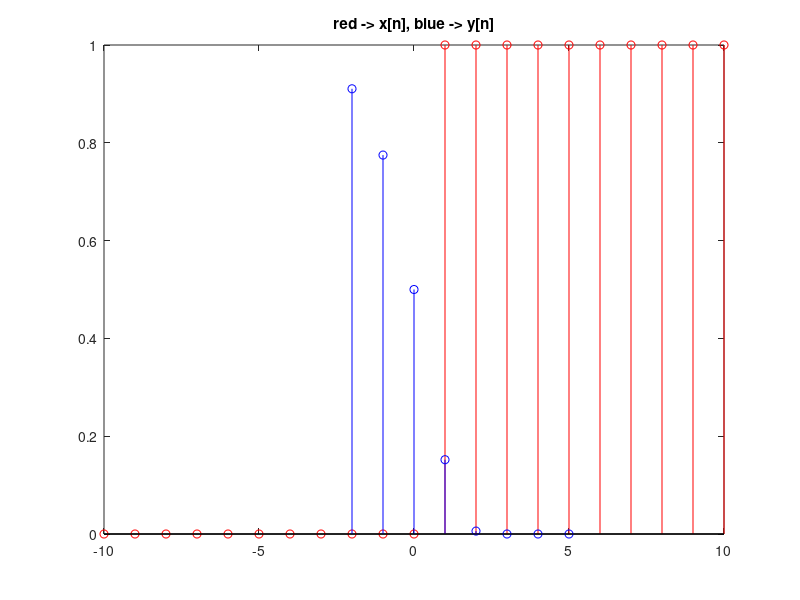
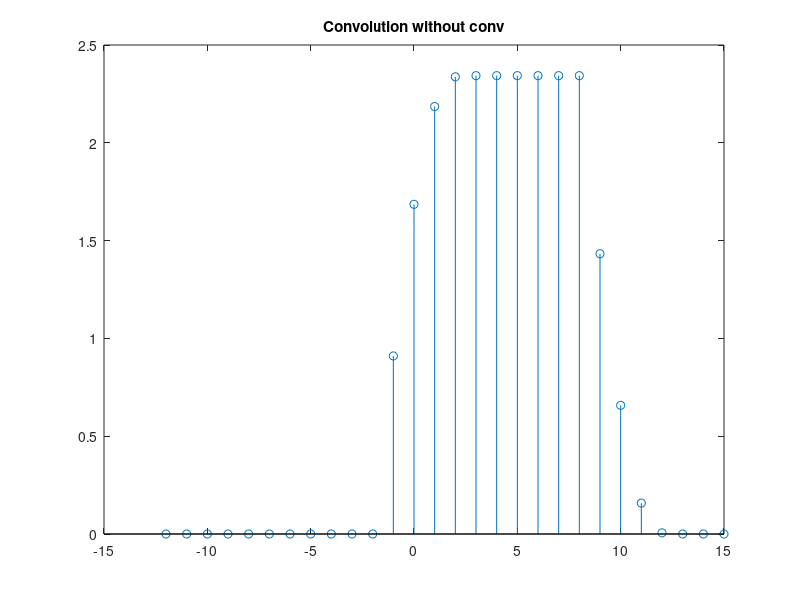
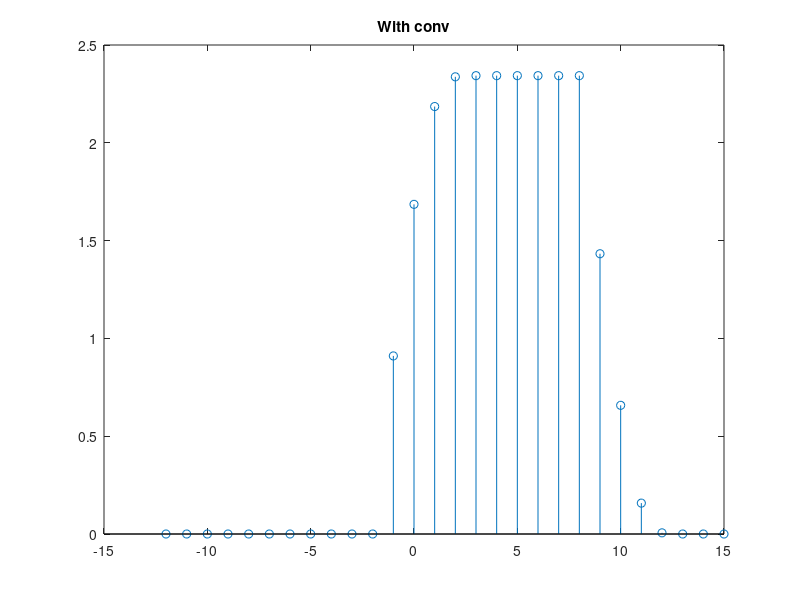
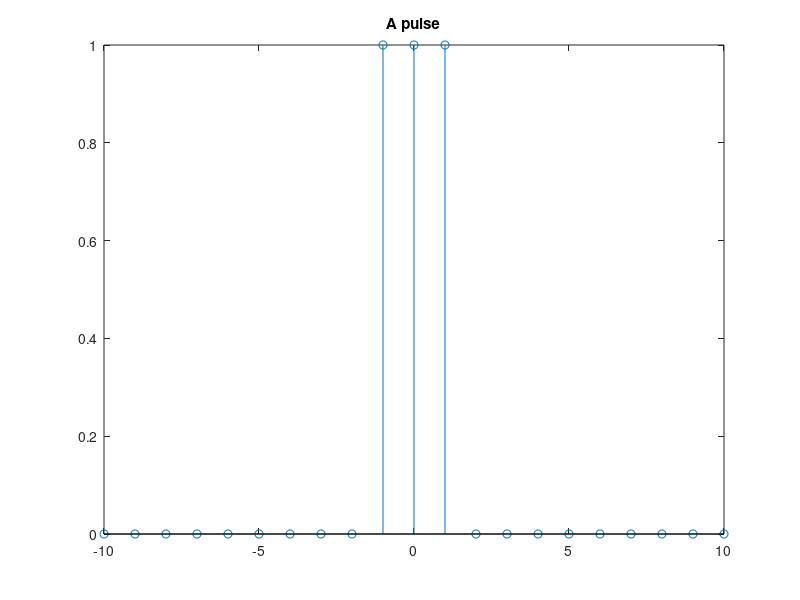

The MATLAB source for these figures, in order:

clc
clear all
close all

%Askhsh1

%A

nx = -10:10;

ny = -2:5;

x = (nx>0);

y = (1/2).^exp(ny);

figure;
stem(nx, x, 'r');
hold on
stem(ny, y, 'b');
title('red -> x[n], blue -> y[n]');
hold off


nh = nx(1)+ny(1):nx(end)+ny(end);
lenH = length(nh);
lenX = length(x);
lenY = length(y);

x0 = [zeros(1, lenY-1) x zeros(1, lenY-1)];

nx0 = nx(1)-(lenY-1):nx(end)+(lenY-1);

y_rev = y(end:-1:1);

for i=1:lenH
    y_rev0 = [zeros(1,(i-1)) y_rev zeros(1, (lenH-i))];
    h1(i) = sum(x0.*y_rev0);
end

figure;
stem(nh, h1);
title('Convolution without conv');

a = double(x);
h2 = conv(a, y);
figure;
stem(nh ,h2);
title('With conv');

%B

n = -10:10;
puls = (n<2)+(n>-2)-1;

figure;
stem(n, puls);
title('A pulse');

pulse_conv = conv(puls, puls);

figure;
stem(pulse_conv);
title('Convolution in time domain');


N = length(nh);
lamda = fft(puls, N);

f_lamda = lamda.*lamda;

lamda = ifft(f_lamda, N);

figure;
stem(lamda);
title('Multiplication in frequency domain');









